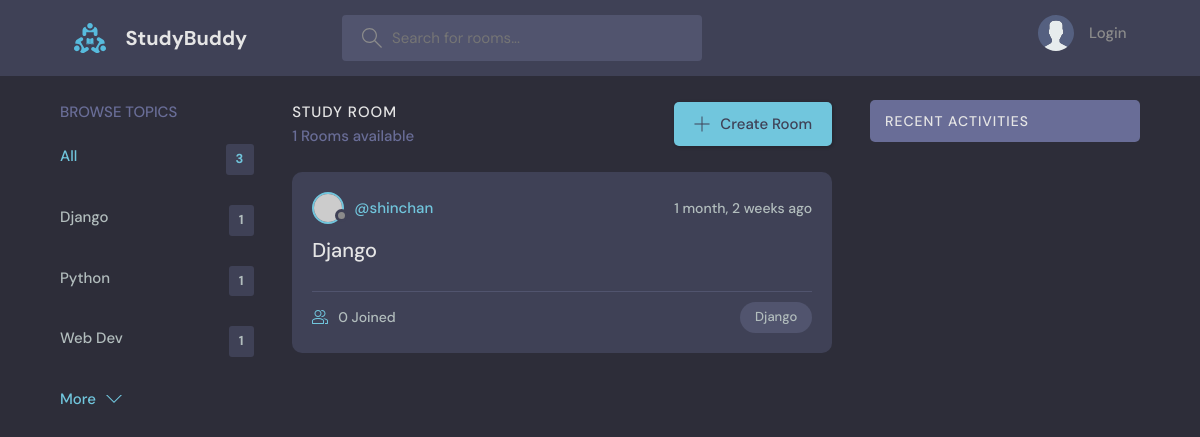
Before: /?q=Django with the older database file.
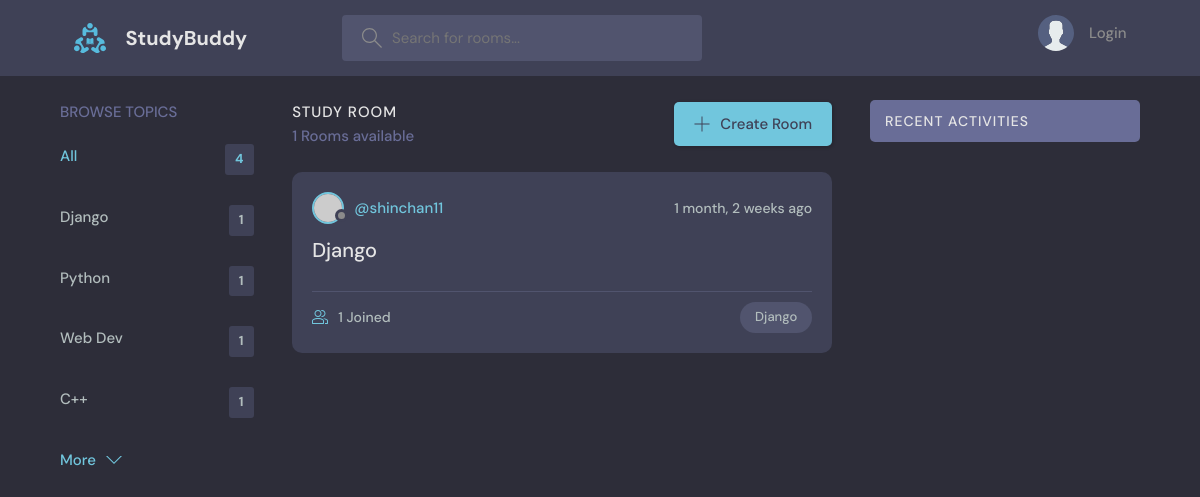
After: the same page with the newer database file.
### base/models.py (models this page shows, shortened)
class Topic(models.Model):
    name = models.CharField(max_length=200)
    def __str__(self):
        return self.name

class Room(models.Model):
    host = models.ForeignKey(User, on_delete=models.SET_NULL, null=True)
    topic = models.ForeignKey(Topic, on_delete=models.SET_NULL, null=True)
    name = models.CharField(max_length=200)
    description = models.TextField(null=True, blank=True) #null= True means it cannot be blank. blank ensures that on form submit, the value isn't empty
    participants = models.ManyToManyField(User, related_name='participants', blank=True) # We already have a field associated to Users, hence we have to add related name
    updated = models.DateTimeField(auto_now=True)
    created = models.DateTimeField(auto_now_add=True) #takes time stamp when we first create the instance
    class Meta:
        ordering = ['-updated', '-created'] # -updated means order is descending. updated means order is ascending. First order by updated, then by created

### base/views.py (the view)
# urls.py: path('', views.home, name='home'),
def home(request):
    q = request.GET.get('q') if request.GET.get('q') != None else ''
    rooms = Room.objects.filter(
        Q(topic__name__icontains=q) |
        Q(name__icontains=q) |    #now we can search for 3 different values. for topic name, for name and description. Q is used to chain queries
        Q(description__icontains=q)
        )
    room_count = rooms.count()
    topics = Topic.objects.all()[0:5]
    room_messages = Message.objects.filter(Q(room__topic__name__icontains=q))
    context = {'rooms':rooms, 'topics':topics, 'room_count':room_count, 'room_messages':room_messages}
    return render(request, 'base/home.html', context)

### base/templates/base/home.html (shortened to what this page needs)
{% extends 'main.html' %}
{% block content %}
    <main class="layout layout--3">
      <div class="container">
        {% include 'base/topics_component.html' %}
        <div class="roomList">
          <div class="roomList__header">
            <div>
              <h2>Study Room</h2>
              <p>{{room_count}} Rooms available</p>
            </div>
            <a class="btn btn--main" href="{% url 'create-room' %}">
              <svg version="1.1" xmlns="http://www.w3.org/2000/svg" width="32" height="32" viewBox="0 0 32 32">
                <title>add</title>
                <path
                  d="M16.943 0.943h-1.885v14.115h-14.115v1.885h14.115v14.115h1.885v-14.115h14.115v-1.885h-14.115v-14.115z"
                ></path>
              </svg>
              Create Room
            </a>
          </div>
          {% include 'base/feed_component.html' %}
        </div>
        {% include 'base/activity_component.html' %}
      </div>
    </main>
    {% endblock %}

### base/templates/base/topics_component.html
<div class="topics">
          <div class="topics__header">
            <h2>Browse Topics</h2>
          </div>
          <ul class="topics__list">
            <li>
              <a href="{% url 'home' %}" class="active">All <span>{{topics.count}}</span></a>
            </li>
            {% for topic in topics %}
            <li>
              <a href="{% url 'home' %}?q={{topic.name}}">{{topic.name}} <span>{{topic.room_set.all.count}}</span></a>
            </li>
            {% endfor %}
          </ul>
          <a class="btn btn--link" href="{% url 'topics' %}">
            More
            <svg version="1.1" xmlns="http://www.w3.org/2000/svg" width="32" height="32" viewBox="0 0 32 32">
              <title>chevron-down</title>
              <path d="M16 21l-13-13h-3l16 16 16-16h-3l-13 13z"></path>
            </svg>
          </a>
</div>

### base/templates/base/feed_component.html (shortened to what this page needs)
{% for room in rooms %}
<div class="roomListRoom">
            <div class="roomListRoom__header">
              <a href="{% url 'user-profile' room.host.id %}}" class="roomListRoom__author">
                <div class="avatar avatar--small">
                  <img src="https://randomuser.me/api/portraits/women/11.jpg" />
                </div>
                <span>@{{room.host.username}}</span>
              </a>
              <div class="roomListRoom__actions">
                <span>{{room.created|timesince}} ago</span>
              </div>
            </div>
            <div class="roomListRoom__content">
              <a href="{% url 'room' room.id %}">{{room.topic}}</a>
            </div>
            <div class="roomListRoom__meta">
              <a href="{% url 'room' room.id %}" class="roomListRoom__joined">
                {{room.participants.all.count}} Joined
              </a>
              <p class="roomListRoom__topic">{{room.topic.name}}</p>
            </div>
</div>
{% endfor %}

Changed rows visible on the page:
added Topic: name "C++", room_set.all.count "1"
changed through a linked row, Room "Django": host.username "shinchan" → "shinchan11"; participants.all.count "0" → "1"
Other visible differences:
{{ topics.count }}: "3" → "4"
